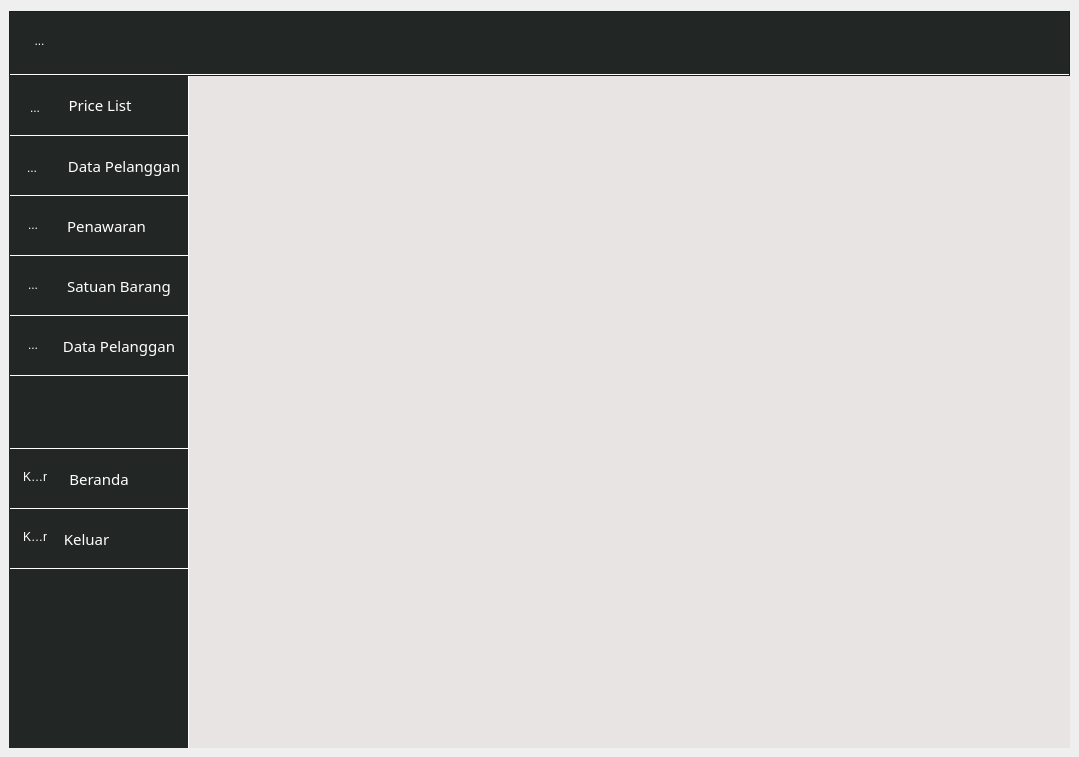
<?xml version="1.0" encoding="UTF-8"?>
<ui version="4.0">
 <class>MainWindow</class>
 <widget class="QMainWindow" name="MainWindow">
  <property name="geometry">
   <rect>
    <x>0</x>
    <y>0</y>
    <width>1079</width>
    <height>757</height>
   </rect>
  </property>
  <property name="windowTitle">
   <string>Sales Dashboard</string>
  </property>
  <property name="windowIcon">
   <iconset resource="../data/ui/logo.qrc">
    <normaloff>:/newPrefix/logo.png</normaloff>:/newPrefix/logo.png</iconset>
  </property>
  <property name="layoutDirection">
   <enum>Qt::LeftToRight</enum>
  </property>
  <property name="styleSheet">
   <string notr="true"/>
  </property>
  <widget class="QWidget" name="centralwidget">
   <layout class="QGridLayout" name="gridLayout_2">
    <item row="0" column="0">
     <layout class="QGridLayout" name="gridLayout">
      <property name="sizeConstraint">
       <enum>QLayout::SetDefaultConstraint</enum>
      </property>
      <property name="topMargin">
       <number>0</number>
      </property>
      <property name="horizontalSpacing">
       <number>0</number>
      </property>
      <property name="verticalSpacing">
       <number>1</number>
      </property>
      <item row="1" column="1">
       <widget class="QStackedWidget" name="stackedWidget">
        <property name="sizePolicy">
         <sizepolicy hsizetype="Expanding" vsizetype="Expanding">
          <horstretch>0</horstretch>
          <verstretch>0</verstretch>
         </sizepolicy>
        </property>
        <property name="minimumSize">
         <size>
          <width>0</width>
          <height>0</height>
         </size>
        </property>
        <property name="maximumSize">
         <size>
          <width>16777215</width>
          <height>16777215</height>
         </size>
        </property>
        <property name="styleSheet">
         <string notr="true">QStackedWidget {

background-color:#e8e4e3

}</string>
        </property>
        <property name="currentIndex">
         <number>-1</number>
        </property>
       </widget>
      </item>
      <item row="1" column="0">
       <widget class="QFrame" name="sidebar">
        <property name="sizePolicy">
         <sizepolicy hsizetype="Minimum" vsizetype="Minimum">
          <horstretch>0</horstretch>
          <verstretch>0</verstretch>
         </sizepolicy>
        </property>
        <property name="minimumSize">
         <size>
          <width>180</width>
          <height>0</height>
         </size>
        </property>
        <property name="maximumSize">
         <size>
          <width>16777215</width>
          <height>16777215</height>
         </size>
        </property>
        <property name="styleSheet">
         <string notr="true">QFrame{
background-color:#222725;
border-right:1px solid white;


}</string>
        </property>
        <widget class="QPushButton" name="priceListBtn">
         <property name="geometry">
          <rect>
           <x>1</x>
           <y>0</y>
           <width>178</width>
           <height>61</height>
          </rect>
         </property>
         <property name="font">
          <font>
           <family>Sans Serif Collection</family>
           <pointsize>11</pointsize>
           <weight>50</weight>
           <bold>false</bold>
          </font>
         </property>
         <property name="layoutDirection">
          <enum>Qt::LeftToRight</enum>
         </property>
         <property name="styleSheet">
          <string notr="true">QPushButton {background-color:#222725;
border-top:0px solid;
border-bottom:1px solid;
border-color:white;


color:rgb(255, 255, 255);

padding-left: 2px;}


QPushButton:pressed{
background-color: #0e526b;
border-style:inset}

QPushButton:hover:!pressed{
background-color: #1e9dce;}

QPushButton[hovered=&quot;true&quot;]{
       background-color: #1e9dce;
    }

</string>
         </property>
         <property name="text">
          <string>Price List</string>
         </property>
         <property name="icon">
          <iconset>
           <normaloff>:/newPrefix/book.svg</normaloff>:/newPrefix/book.svg</iconset>
         </property>
         <property name="iconSize">
          <size>
           <width>20</width>
           <height>50</height>
          </size>
         </property>
         <property name="autoRepeat">
          <bool>false</bool>
         </property>
         <property name="default">
          <bool>false</bool>
         </property>
         <property name="flat">
          <bool>false</bool>
         </property>
        </widget>
        <widget class="QPushButton" name="customerBtn">
         <property name="geometry">
          <rect>
           <x>1</x>
           <y>60</y>
           <width>178</width>
           <height>61</height>
          </rect>
         </property>
         <property name="sizePolicy">
          <sizepolicy hsizetype="Minimum" vsizetype="Fixed">
           <horstretch>0</horstretch>
           <verstretch>0</verstretch>
          </sizepolicy>
         </property>
         <property name="font">
          <font>
           <family>Sans Serif Collection</family>
           <pointsize>11</pointsize>
          </font>
         </property>
         <property name="layoutDirection">
          <enum>Qt::RightToLeft</enum>
         </property>
         <property name="styleSheet">
          <string notr="true">QPushButton {background-color:#222725;
border-top:1px solid;
border-bottom:1px solid;
border-color:white;


color:rgb(255, 255, 255);

padding-right: 50 8px;}


QPushButton:pressed{
background-color: #0e526b;
border-style:inset}

QPushButton:hover:!pressed{
background-color: #1e9dce;}

QPushButton[hovered=&quot;true&quot;]{
       background-color: #1e9dce;
    }

</string>
         </property>
         <property name="text">
          <string>Data Pelanggan</string>
         </property>
        </widget>
        <widget class="QToolButton" name="priceListBtn1">
         <property name="geometry">
          <rect>
           <x>3</x>
           <y>13</y>
           <width>41</width>
           <height>41</height>
          </rect>
         </property>
         <property name="styleSheet">
          <string notr="true">QToolButton {background-color:#222725;
border-top:0px none;


padding-left: 5  8px;

color:rgb(255, 255, 255);
}

QToolButton:pressed{
background-color: #0e526b;
border-style:inset}

QToolButton:hover:!pressed{
background-color: #1e9dce;}

QToolButton[hovered=&quot;true&quot;]{
       background-color: #1e9dce;
    }


</string>
         </property>
         <property name="text">
          <string>...</string>
         </property>
         <property name="icon">
          <iconset>
           <normaloff>../data/ui/book-open.svg</normaloff>../data/ui/book-open.svg</iconset>
         </property>
         <property name="iconSize">
          <size>
           <width>40</width>
           <height>40</height>
          </size>
         </property>
        </widget>
        <widget class="QToolButton" name="customerBtn1">
         <property name="geometry">
          <rect>
           <x>0</x>
           <y>73</y>
           <width>41</width>
           <height>41</height>
          </rect>
         </property>
         <property name="styleSheet">
          <string notr="true">QToolButton {background-color:#222725;
border-top:0px none;


padding-left: 5  8px;

color:rgb(255, 255, 255);
}

QToolButton:pressed{
background-color: #0e526b;
border-style:inset}

QToolButton:hover:!pressed{
background-color: #1e9dce;}

QToolButton[hovered=&quot;true&quot;]{
       background-color: #1e9dce;
    }


</string>
         </property>
         <property name="text">
          <string>...</string>
         </property>
         <property name="icon">
          <iconset>
           <normaloff>../data/ui/package.svg</normaloff>../data/ui/package.svg</iconset>
         </property>
         <property name="iconSize">
          <size>
           <width>40</width>
           <height>40</height>
          </size>
         </property>
        </widget>
        <widget class="QPushButton" name="exit">
         <property name="geometry">
          <rect>
           <x>1</x>
           <y>433</y>
           <width>178</width>
           <height>61</height>
          </rect>
         </property>
         <property name="sizePolicy">
          <sizepolicy hsizetype="Minimum" vsizetype="Fixed">
           <horstretch>0</horstretch>
           <verstretch>0</verstretch>
          </sizepolicy>
         </property>
         <property name="font">
          <font>
           <family>Sans Serif Collection</family>
           <pointsize>11</pointsize>
          </font>
         </property>
         <property name="layoutDirection">
          <enum>Qt::RightToLeft</enum>
         </property>
         <property name="styleSheet">
          <string notr="true">QPushButton {background-color:#222725;
border-top:1px solid;
border-bottom:1px solid;
border-color:white;


color:rgb(255, 255, 255);

padding-right: -25  8px;}


QPushButton:pressed{
background-color: #0e526b;
border-style:inset}

QPushButton:hover:!pressed{
background-color: #1e9dce;}

QPushButton[hovered=&quot;true&quot;]{
       background-color: #1e9dce;
    }

</string>
         </property>
         <property name="text">
          <string>Keluar</string>
         </property>
        </widget>
        <widget class="QToolButton" name="exit1">
         <property name="geometry">
          <rect>
           <x>3</x>
           <y>442</y>
           <width>41</width>
           <height>41</height>
          </rect>
         </property>
         <property name="styleSheet">
          <string notr="true">QToolButton {background-color:#222725;
border-top:0px none;


padding-left: 5  8px;

color:rgb(255, 255, 255);
}

QToolButton:pressed{
background-color: #0e526b;
border-style:inset}

QToolButton:hover:!pressed{
background-color: #1e9dce;}

QToolButton[hovered=&quot;true&quot;]{
       background-color: #1e9dce;
    }


</string>
         </property>
         <property name="text">
          <string>Keluar</string>
         </property>
         <property name="icon">
          <iconset>
           <normaloff>../data/ui/power.svg</normaloff>../data/ui/power.svg</iconset>
         </property>
         <property name="iconSize">
          <size>
           <width>40</width>
           <height>40</height>
          </size>
         </property>
        </widget>
        <widget class="QPushButton" name="beranda">
         <property name="geometry">
          <rect>
           <x>1</x>
           <y>373</y>
           <width>178</width>
           <height>61</height>
          </rect>
         </property>
         <property name="sizePolicy">
          <sizepolicy hsizetype="Minimum" vsizetype="Fixed">
           <horstretch>0</horstretch>
           <verstretch>0</verstretch>
          </sizepolicy>
         </property>
         <property name="font">
          <font>
           <family>Sans Serif Collection</family>
           <pointsize>11</pointsize>
          </font>
         </property>
         <property name="layoutDirection">
          <enum>Qt::RightToLeft</enum>
         </property>
         <property name="styleSheet">
          <string notr="true">QPushButton {background-color:#222725;
border-top:1px solid;
border-bottom:1px solid;
border-color:white;


color:rgb(255, 255, 255);

padding-right: -12
 8px;}


QPushButton:pressed{
background-color: #0e526b;
border-style:inset}

QPushButton:hover:!pressed{
background-color: #1e9dce;}

QPushButton[hovered=&quot;true&quot;]{
       background-color: #1e9dce;
    }

</string>
         </property>
         <property name="text">
          <string>Beranda</string>
         </property>
        </widget>
        <widget class="QToolButton" name="beranda1">
         <property name="geometry">
          <rect>
           <x>3</x>
           <y>382</y>
           <width>41</width>
           <height>41</height>
          </rect>
         </property>
         <property name="styleSheet">
          <string notr="true">QToolButton {background-color:#222725;
border-top:0px none;


padding-left: 5  8px;

color:rgb(255, 255, 255);
}

QToolButton:pressed{
background-color: #0e526b;
border-style:inset}

QToolButton:hover:!pressed{
background-color: #1e9dce;}

QToolButton[hovered=&quot;true&quot;]{
       background-color: #1e9dce;
    }


</string>
         </property>
         <property name="text">
          <string>Keluar</string>
         </property>
         <property name="icon">
          <iconset>
           <normaloff>../data/ui/home.svg</normaloff>../data/ui/home.svg</iconset>
         </property>
         <property name="iconSize">
          <size>
           <width>40</width>
           <height>40</height>
          </size>
         </property>
        </widget>
        <widget class="QPushButton" name="lokasiBtn">
         <property name="geometry">
          <rect>
           <x>1</x>
           <y>120</y>
           <width>178</width>
           <height>61</height>
          </rect>
         </property>
         <property name="sizePolicy">
          <sizepolicy hsizetype="Minimum" vsizetype="Fixed">
           <horstretch>0</horstretch>
           <verstretch>0</verstretch>
          </sizepolicy>
         </property>
         <property name="font">
          <font>
           <family>Sans Serif Collection</family>
           <pointsize>11</pointsize>
          </font>
         </property>
         <property name="layoutDirection">
          <enum>Qt::RightToLeft</enum>
         </property>
         <property name="styleSheet">
          <string notr="true">QPushButton {background-color:#222725;
border-top:1px solid;
border-bottom:1px solid;
border-color:white;


color:rgb(255, 255, 255);

padding-right: 15 8px;}


QPushButton:pressed{
background-color: #0e526b;
border-style:inset}

QPushButton:hover:!pressed{
background-color: #1e9dce;}

QPushButton[hovered=&quot;true&quot;]{
       background-color: #1e9dce;
    }

</string>
         </property>
         <property name="text">
          <string>Penawaran</string>
         </property>
        </widget>
        <widget class="QToolButton" name="lokasiBtn1">
         <property name="geometry">
          <rect>
           <x>0</x>
           <y>130</y>
           <width>41</width>
           <height>41</height>
          </rect>
         </property>
         <property name="styleSheet">
          <string notr="true">QToolButton {background-color:#222725;
border-top:0px none;


padding-left: 7  8px;

color:rgb(255, 255, 255);
}

QToolButton:pressed{
background-color: #0e526b;
border-style:inset}

QToolButton:hover:!pressed{
background-color: #1e9dce;}

QToolButton[hovered=&quot;true&quot;]{
       background-color: #1e9dce;
    }


</string>
         </property>
         <property name="text">
          <string>...</string>
         </property>
         <property name="icon">
          <iconset>
           <normaloff>../data/ui/inventory.svg</normaloff>../data/ui/inventory.svg</iconset>
         </property>
         <property name="iconSize">
          <size>
           <width>40</width>
           <height>40</height>
          </size>
         </property>
        </widget>
        <widget class="QPushButton" name="satuanbarangBtn">
         <property name="geometry">
          <rect>
           <x>1</x>
           <y>180</y>
           <width>178</width>
           <height>61</height>
          </rect>
         </property>
         <property name="sizePolicy">
          <sizepolicy hsizetype="Minimum" vsizetype="Fixed">
           <horstretch>0</horstretch>
           <verstretch>0</verstretch>
          </sizepolicy>
         </property>
         <property name="font">
          <font>
           <family>Sans Serif Collection</family>
           <pointsize>11</pointsize>
          </font>
         </property>
         <property name="layoutDirection">
          <enum>Qt::RightToLeft</enum>
         </property>
         <property name="styleSheet">
          <string notr="true">QPushButton {background-color:#222725;
border-top:1px solid;
border-bottom:1px solid;
border-color:white;


color:rgb(255, 255, 255);

padding-right: 40 8px;}


QPushButton:pressed{
background-color: #0e526b;
border-style:inset}

QPushButton:hover:!pressed{
background-color: #1e9dce;}

QPushButton[hovered=&quot;true&quot;]{
       background-color: #1e9dce;
    }

</string>
         </property>
         <property name="text">
          <string>Satuan Barang</string>
         </property>
        </widget>
        <widget class="QToolButton" name="satuanbarangBtn1">
         <property name="geometry">
          <rect>
           <x>0</x>
           <y>190</y>
           <width>41</width>
           <height>41</height>
          </rect>
         </property>
         <property name="styleSheet">
          <string notr="true">QToolButton {background-color:#222725;
border-top:0px none;


padding-left: 7  8px;

color:rgb(255, 255, 255);
}

QToolButton:pressed{
background-color: #0e526b;
border-style:inset}

QToolButton:hover:!pressed{
background-color: #1e9dce;}

QToolButton[hovered=&quot;true&quot;]{
       background-color: #1e9dce;
    }


</string>
         </property>
         <property name="text">
          <string>...</string>
         </property>
         <property name="icon">
          <iconset>
           <normaloff>../data/ui/measurement-tape-svgrepo-com.svg</normaloff>../data/ui/measurement-tape-svgrepo-com.svg</iconset>
         </property>
         <property name="iconSize">
          <size>
           <width>40</width>
           <height>40</height>
          </size>
         </property>
        </widget>
        <widget class="QPushButton" name="satuanjumlahBtn">
         <property name="geometry">
          <rect>
           <x>1</x>
           <y>240</y>
           <width>178</width>
           <height>61</height>
          </rect>
         </property>
         <property name="sizePolicy">
          <sizepolicy hsizetype="Minimum" vsizetype="Fixed">
           <horstretch>0</horstretch>
           <verstretch>0</verstretch>
          </sizepolicy>
         </property>
         <property name="font">
          <font>
           <family>Sans Serif Collection</family>
           <pointsize>11</pointsize>
          </font>
         </property>
         <property name="layoutDirection">
          <enum>Qt::RightToLeft</enum>
         </property>
         <property name="styleSheet">
          <string notr="true">QPushButton {background-color:#222725;
border-top:1px solid;
border-bottom:1px solid;
border-color:white;


color:rgb(255, 255, 255);

padding-right: 40 8px;}


QPushButton:pressed{
background-color: #0e526b;
border-style:inset}

QPushButton:hover:!pressed{
background-color: #1e9dce;}

QPushButton[hovered=&quot;true&quot;]{
       background-color: #1e9dce;
    }

</string>
         </property>
         <property name="text">
          <string>Data Pelanggan</string>
         </property>
        </widget>
        <widget class="QToolButton" name="satuanjumlahBtn1">
         <property name="geometry">
          <rect>
           <x>0</x>
           <y>250</y>
           <width>41</width>
           <height>41</height>
          </rect>
         </property>
         <property name="styleSheet">
          <string notr="true">QToolButton {background-color:#222725;
border-top:0px none;


padding-left: 7  8px;

color:rgb(255, 255, 255);
}

QToolButton:pressed{
background-color: #0e526b;
border-style:inset}

QToolButton:hover:!pressed{
background-color: #1e9dce;}

QToolButton[hovered=&quot;true&quot;]{
       background-color: #1e9dce;
    }


</string>
         </property>
         <property name="text">
          <string>...</string>
         </property>
         <property name="icon">
          <iconset>
           <normaloff>../data/ui/archive-svgrepo-com.svg</normaloff>../data/ui/archive-svgrepo-com.svg</iconset>
         </property>
         <property name="iconSize">
          <size>
           <width>40</width>
           <height>40</height>
          </size>
         </property>
        </widget>
        <zorder>priceListBtn</zorder>
        <zorder>satuanjumlahBtn</zorder>
        <zorder>customerBtn</zorder>
        <zorder>exit</zorder>
        <zorder>exit1</zorder>
        <zorder>beranda</zorder>
        <zorder>beranda1</zorder>
        <zorder>lokasiBtn</zorder>
        <zorder>lokasiBtn1</zorder>
        <zorder>customerBtn1</zorder>
        <zorder>satuanbarangBtn</zorder>
        <zorder>priceListBtn1</zorder>
        <zorder>satuanbarangBtn1</zorder>
        <zorder>satuanjumlahBtn1</zorder>
       </widget>
      </item>
      <item row="0" column="0" colspan="2">
       <widget class="QFrame" name="frame_2">
        <property name="sizePolicy">
         <sizepolicy hsizetype="Expanding" vsizetype="Fixed">
          <horstretch>0</horstretch>
          <verstretch>0</verstretch>
         </sizepolicy>
        </property>
        <property name="minimumSize">
         <size>
          <width>0</width>
          <height>65</height>
         </size>
        </property>
        <property name="maximumSize">
         <size>
          <width>16777215</width>
          <height>61</height>
         </size>
        </property>
        <property name="styleSheet">
         <string notr="true">QFrame{background-color:#222725; 

border-bottom:2px solid white}
</string>
        </property>
        <property name="frameShape">
         <enum>QFrame::StyledPanel</enum>
        </property>
        <property name="frameShadow">
         <enum>QFrame::Raised</enum>
        </property>
        <widget class="QToolButton" name="ham_menu">
         <property name="geometry">
          <rect>
           <x>10</x>
           <y>10</y>
           <width>41</width>
           <height>41</height>
          </rect>
         </property>
         <property name="styleSheet">
          <string notr="true">QToolButton {background-color:#222725;
border-top:0px none;


padding-right: 0  8px;

color:rgb(255, 255, 255);
}

QToolButton:pressed{
background-color: #0e526b;
border-style:inset}

QToolButton:hover:!pressed{
background-color: #1e9dce;}

QToolButton[hovered=&quot;true&quot;]{
       background-color: #1e9dce;
    }


</string>
         </property>
         <property name="text">
          <string>...</string>
         </property>
         <property name="icon">
          <iconset>
           <normaloff>../data/ui/menu.svg</normaloff>../data/ui/menu.svg</iconset>
         </property>
         <property name="iconSize">
          <size>
           <width>80</width>
           <height>80</height>
          </size>
         </property>
        </widget>
       </widget>
      </item>
     </layout>
    </item>
   </layout>
  </widget>
 </widget>
 <resources>
  <include location="../data/ui/logo.qrc"/>
 </resources>
 <connections/>
</ui>
